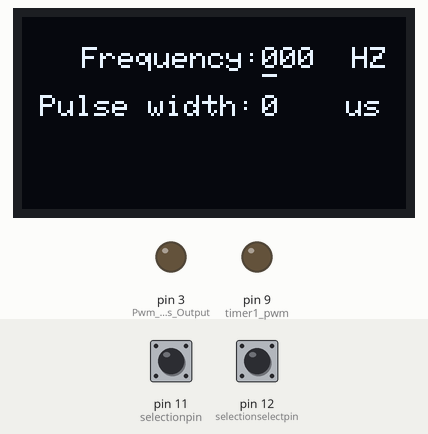
Recording of a sketch running on a simulated Arduino Uno, built with avr-gcc and run on an emulated ATmega328P. Parts: 128×64 one-colour display, output pins drawn as LEDs (lit = HIGH). Inputs (shaded band) come from the test bench; at power-on: pin 11 (selectionpin) LOW, pin 12 (selectionselectpin) LOW.

Above: at 1.4 s.
1.5 s: pin 11 (selectionpin) pulled HIGH for 0.15 s
At 2.8 s:
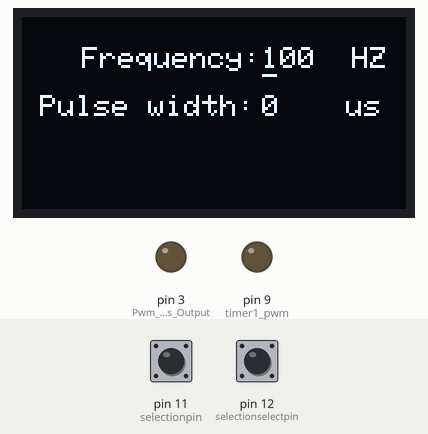
3.1 s: pin 12 (selectionselectpin) pulled HIGH for 0.15 s
4.7 s: pin 11 (selectionpin) pulled HIGH for 1 s
At 6.3 s:
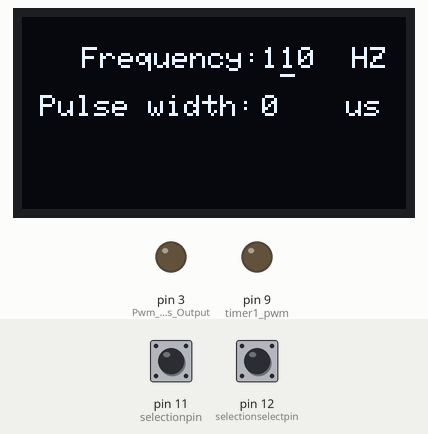
7.2 s: pin 12 (selectionselectpin) pulled HIGH for 1 s
9.7 s: pin 12 (selectionselectpin) pulsed HIGH 5 times (0.12 s each, 0.3 s apart)
At 11.8 s:
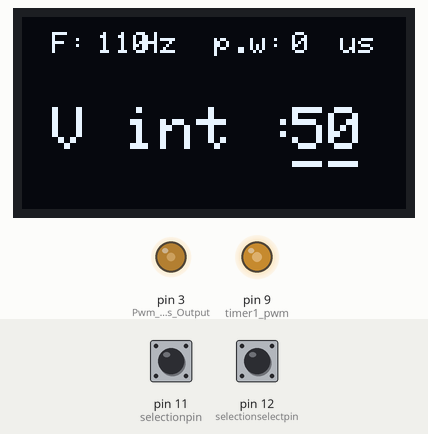
12.7 s: pin 11 (selectionpin) pulsed HIGH 2 times (0.12 s each, 0.3 s apart)
At 14.5 s:
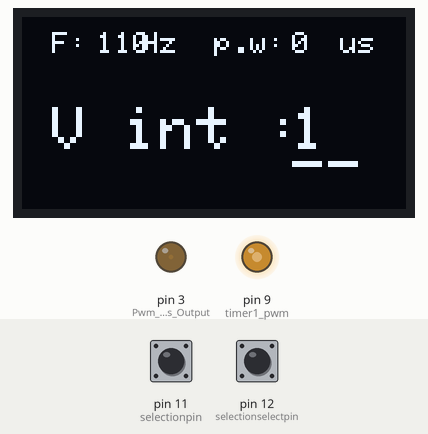
Timing chart, 0 to 15.8 s (numbered marks = the images above; inputs shaded):
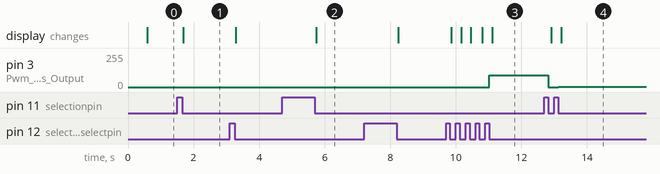

Measured:
- after the input at 1.5 s, the display: changes after 0.19 s (image 1)
- after the input at 4.7 s, the display: changes after 1.0 s (image 2)
- after the input at 9.7 s, pin 3 (Pwm_pin_as_Output): 0/255 → 90/255 after 1.3 s; pin 9 (timer1_pwm): 0/255 → 128/255 after 1.0 s; the display: first changes after 0.16 s (image 3 shows a later state)
- after the input at 12.7 s, pin 3 (Pwm_pin_as_Output): 90/255 → 0/255 after 0.13 s, → 2/255 0.30 s later; the display: first changes after 0.21 s (image 4 shows a later state)

The sketch:

parameter_setup_interface_code.ino
```cpp
#include <SPI.h>
#include <Wire.h>
#include <Adafruit_GFX.h>
#include <Adafruit_SSD1306.h>


#define OLED_RESET 4
Adafruit_SSD1306 display(OLED_RESET); /* Object of class Adafruit_SSD1306 */
#if (SSD1306_LCDHEIGHT != 64)
#error("Height incorrect, please fix Adafruit_SSD1306.h!");
#endif
#define SSD1306_LCDHEIGHT 64
unsigned int selectioncounter = 0;
const int selectionselectpin = 12;
const int selectionpin = 11;
const int voltagepin = A1;
unsigned int freq;
unsigned int freq1;
unsigned int freq2;
unsigned int freq3;
unsigned int pulsed;
unsigned int pulsed1;
unsigned int pulsed2;
unsigned int pulsed3;
unsigned int voltagecounter;
unsigned int voltageinput;
unsigned int voltage;
unsigned int Top;
unsigned int bdelay;
unsigned int bdelay1;
unsigned int hpw;
unsigned int oft;
float clktime;
unsigned int pw;
bool selectionselectcounter = false;
bool irindicator2 = false;
int Pwmpin = 9; //Pwm Output Pin  ;
//float EMA_a = 0.2;      //initialization of EMA alpha
  //  int EMA_S = 0;          //initialization of EMA S


//int Button=1;//Button to change the frequency
void setup()
{
  display.begin(SSD1306_SWITCHCAPVCC, 0x3C); /* Initialize display with address 0x3C */
  display.clearDisplay(); /* Clear display */
  display.setCursor(15,40); /* Set x,y coordinates */
  display.setTextSize(2); /* Select font size of text. Increases with size of argument. */
  display.setTextColor(WHITE); /* Color of text*/
  display.println("H.V.P.C."); /* Text to be displayed */
  display.display();
  delay(500);
  pinMode(3,OUTPUT);//Pwm pin as Output
  pinMode(selectionselectpin, INPUT);
  pinMode(selectionpin, INPUT);
  pinMode(voltagepin, INPUT);
  pinMode(9,OUTPUT);//timer1 pwm
  //pinMode(Button, INPUT);//Button as Input
  parametersetup1();


   TCCR2A = _BV(COM2B1) | _BV(WGM21) | _BV(WGM20);
  TCCR2B = _BV(WGM22) | _BV(CS21);
  OCR2A=142;

//for frequency  range 0 to 4 setting prescale of clock to 256(due to comparatively large delay)
 if (freq<=4)
 {
  Top = 16000000 / (256*freq);
  clktime= 1/freq;
  pw= (pulsed*Top)/(1000000*clktime);
  bdelay= (16*Top)/(1000000*clktime);
  bdelay1=bdelay*2;
  hpw=pw/2-bdelay;
  oft=Top-pw;

  TCNT1=0;
  OCR1A = hpw;
  TCCR1A = _BV(COM1A0); //Non-inverted Mode
  TCCR1B = _BV(WGM12) | _BV(CS12); //Prescalar 256
  TCCR1C=  _BV(FOC1A);
  TIMSK1=  _BV(OCIE1A);
  sei();
 }

//for frequency  range 4 to 33 setting prescale of clock to 64
   else if (freq>4 & freq<=33)
  {
  Top = 16000000 / (64 * freq);
  clktime= 1/freq;
  pw= (pulsed*Top)/(1000000*clktime);
  bdelay= (5*Top)/(1000000*clktime);
  bdelay1=bdelay*2;
  hpw=pw/2-bdelay;
  oft=Top-pw;

  TCNT1=0;
  OCR1A = hpw;
  TCCR1A = _BV(COM1A0); //Non-inverted Mode
  TCCR1B = _BV(WGM12) | _BV(CS11) | _BV(CS10); //Prescalar 64
  TCCR1C=  _BV(FOC1A);
  TIMSK1=  _BV(OCIE1A);
  sei();
 }

//for frequency  range 33 to 250 setting prescale of clock to 8
  else if(freq>33 & freq<=250)
  {
  Top = 16000000 / (8 * freq);
  clktime= 1/freq;
  pw= (pulsed*Top)/(1000000*clktime);
  bdelay= (3*Top)/(1000000*clktime);
  bdelay1=bdelay*2;
  hpw=pw/2-bdelay;
  oft=Top-pw;

  TCNT1=0;
  OCR1A = hpw;
  TCCR1A = _BV(COM1A0); //Non-inverted Mode
  TCCR1B = _BV(WGM12) | _BV(CS11); //Prescalar 8
  TCCR1C=  _BV(FOC1A);
  TIMSK1=  _BV(OCIE1A);
  sei();
 }
 else
 {
  Top = 16000000 /freq;
  clktime= 1/freq;
  pw= (pulsed*Top)/(1000000*clktime);
  bdelay= (3*Top)/(1000000*clktime);
  bdelay1=bdelay*2;
  hpw=pw/2-bdelay;
  oft=Top-pw;

  TCNT1=0;
  OCR1A = hpw;
  TCCR1A = _BV(COM1A0); //Non-inverted Mode
  TCCR1B = _BV(WGM12) | _BV(CS10); //Prescalar 1
  TCCR1C=  _BV(FOC1A);
  TIMSK1=  _BV(OCIE1A);
  sei();

  }
}

void loop() {

//voltageinput=analogRead(voltagepin);
//  voltagecounter = map(voltageinput,0,1024,0,65);
//  EMA_S = (EMA_a*voltagecounter) + ((1-EMA_a)*EMA_S);   //run the EMA
//   voltage=map(EMA_S,0,50,0,160);
//  voltage= int(voltagecounter/25);
 if (digitalRead(selectionpin) == HIGH)
    {
      delay(5);
      if (digitalRead(selectionpin) == HIGH)
      {
        while (digitalRead(selectionpin) == HIGH);
        delay(5);
        while (digitalRead(selectionpin) == HIGH);

        voltagecounter = voltagecounter+1;
        if (voltagecounter>=51)
        {
          voltagecounter=0;

          }
      }
    }
    if (digitalRead(selectionselectpin) == HIGH)
    {
      delay(5);
      if (digitalRead(selectionselectpin) == HIGH)
      {
        while (digitalRead(selectionselectpin) == HIGH);
        delay(5);
        while (digitalRead(selectionselectpin) == HIGH);

        voltagecounter = voltagecounter-1;
        if (voltagecounter>=51)
        {
          voltagecounter= 50;

          }
      }
    }
    voltage = map(voltagecounter,0,55,0,200);
    OCR2B = voltagecounter;
    display.clearDisplay();
   display.setTextSize(1);
    display.setTextColor(WHITE);
   display.setCursor(10, 5); // position to display
   display.println("F:   Hz  p.w:   us");
    display.setCursor(25, 5); // position to display
    display.println(freq); // text to display
    display.setCursor(90, 5); // position to display
    display.println(pulsed); // text to display
    display.setTextSize(2);
    display.setTextColor(WHITE);
   display.setCursor(10, 30); // position to display
   display.println("V int :   ");
   display.setCursor(90, 30); // position to display
   display.println(voltagecounter);
   display.setCursor(90, 36); // position to display
   display.println("__");
   display.display();

}


ISR(TIMER1_COMPA_vect)
  {
    const unsigned int wavetable[] = {hpw,bdelay1,hpw,oft};
    unsigned int index=0;

    OCR1A = wavetable[index];
    index++;
    TCNT1=0;
     if (index>=4)
     {
      index=0;
      }

  }

//implementing embedded interface code for setting frequency and pulseduration of device

void parametersetup1()
{

  selectionselectcounter = true;
  selectioncounter=0;
  while (selectionselectcounter == true)
  {
    if (digitalRead(selectionpin) == HIGH)
    {
      delay(10);
      if (digitalRead(selectionpin) == HIGH)
      {
        while (digitalRead(selectionpin) == HIGH);
        delay(10);
        while (digitalRead(selectionpin) == HIGH);
        selectioncounter = selectioncounter + 1;

        if (selectioncounter == 10)
        {
          selectioncounter = 0;
        }
        freq1 = selectioncounter;
      }
    }

   display.clearDisplay();
   display.setTextSize(1);
    display.setTextColor(WHITE);
   display.setCursor(20, 10); // position to display
   display.println("Frequency:     HZ                       Pulse width:     us");

    display.setCursor(80, 13); // position to display
    display.println("_"); // text to display

    display.setCursor(80, 10); // position to display
    display.println(freq1); // text to display

    display.setCursor(86, 10); // position to display
    display.println(freq2); // text to display

    display.setCursor(92, 10); // position to display
    display.println(freq3); // text to display

    display.setCursor(80, 26); // position to display
    display.println(pulsed); // text to display
    display.display(); // show on OLED


    if (digitalRead(selectionselectpin) == HIGH) //Detection button interface to=HIGH
    {
      delay(10); //Delay 10ms for the elimination of key leading-edge jitter
      if (digitalRead(selectionselectpin) == HIGH) //Confirm button is pressed
      {
        while (digitalRead(selectionselectpin) == HIGH); //Wait for key
        delay(10); //delay 10ms for the elimination of key trailing-edge jitter
        while (digitalRead(selectionselectpin) == HIGH); //Confirm button release
        selectionselectcounter = false;
      }
    }
  }
  selectionselectcounter = true;
  selectioncounter=0;
  while (selectionselectcounter == true)
  {
    if (digitalRead(selectionpin) == HIGH)
    {
      delay(5);
      if (digitalRead(selectionpin) == HIGH)
      {
        while (digitalRead(selectionpin) == HIGH);
        delay(5);
        while (digitalRead(selectionpin) == HIGH);
        selectioncounter = selectioncounter + 1;
        if (selectioncounter == 10)
        {
          selectioncounter = 0;
        }
        freq2 = selectioncounter;
      }
    }

   display.clearDisplay();
   display.setTextSize(1);
    display.setTextColor(WHITE);
   display.setCursor(20, 10); // position to display
  display.println("Frequency:     HZ                       Pulse width:     us");

    display.setCursor(80, 10); // position to display
    display.println(freq1); // text to display

    display.setCursor(86, 10); // position to display
    display.println(freq2); // text to display

    display.setCursor(86, 13); // position to display
    display.println("_"); // text to display

    display.setCursor(92, 10); // position to display
    display.println(freq3); // text to display

    display.setCursor(80, 26); // position to display
    display.println(pulsed); // text to display
    display.display(); // show on OLED


    if (digitalRead(selectionselectpin) == HIGH) //Detection button interface to=HIGH
    {
      delay(5); //Delay 10ms for the elimination of key leading-edge jitter
      if (digitalRead(selectionselectpin) == HIGH) //Confirm button is pressed
      {
        while (digitalRead(selectionselectpin) == HIGH); //Wait for key
        delay(5); //delay 10ms for the elimination of key trailing-edge jitter
        while (digitalRead(selectionselectpin) == HIGH); //Confirm button release
        selectionselectcounter = false;
      }
    }
  }
  selectionselectcounter = true;
  selectioncounter=0;
  while (selectionselectcounter == true)
  {
    if (digitalRead(selectionpin) == HIGH)
    {
      delay(5);
      if (digitalRead(selectionpin) == HIGH)
      {
        while (digitalRead(selectionpin) == HIGH);
        delay(5);
        while (digitalRead(selectionpin) == HIGH);

        selectioncounter = selectioncounter + 1;
        if (selectioncounter == 10)
        {
          selectioncounter = 0;
        }
        freq3 = selectioncounter;
      }
    }
    display.clearDisplay();
   display.setTextSize(1);
    display.setTextColor(WHITE);
   display.setCursor(20,10); // position to display
   display.println("Frequency:     HZ                       Pulse width:     us");

    display.setCursor(80, 10); // position to display
    display.println(freq1); // text to display

    display.setCursor(86, 10); // position to display
    display.println(freq2); // text to display

    display.setCursor(92, 10); // position to display
    display.println(freq3); // text to display

    display.setCursor(92, 13); // position to display
    display.println("_"); // text to display

    display.setCursor(80, 26); // position to display
    display.println(pulsed); // text to display
    display.display(); // show on OLED


    if (digitalRead(selectionselectpin) == HIGH) //Detection button interface to=HIGH
    {
      delay(5); //Delay 10ms for the elimination of key leading-edge jitter
      if (digitalRead(selectionselectpin) == HIGH) //Confirm button is pressed
      {
        while (digitalRead(selectionselectpin) == HIGH); //Wait for key
        delay(5); //delay 10ms for the elimination of key trailing-edge jitter
        while (digitalRead(selectionselectpin) == HIGH); //Confirm button release
        selectionselectcounter = false;
      }
    }
  }
  selectionselectcounter = true;
  selectioncounter=0;
  while (selectionselectcounter == true)
  {
    if (digitalRead(selectionpin) == HIGH)
    {
      delay(5);
      if (digitalRead(selectionpin) == HIGH)
      {
        while (digitalRead(selectionpin) == HIGH);
        delay(5);
        while (digitalRead(selectionpin) == HIGH);
        selectioncounter = selectioncounter + 1;
        if (selectioncounter == 10)
        {
          selectioncounter = 0;
        }
        pulsed3 = selectioncounter;
      }
    }
    freq = (100 * freq1) + (10 * freq2) + freq3;
    display.clearDisplay();
    display.setTextSize(1);
    display.setTextColor(WHITE);
    display.setCursor(20, 10); // position to display
    display.println("Frequency:     HZ                       Pulse width:     us");

    display.setCursor(80, 10); // position to display
    display.println(freq); // text to display

    display.setCursor(82, 26); // position to display
    display.println(pulsed3); // text to display

    display.setCursor(88, 26); // position to display
    display.println(pulsed2); // text to display

    display.setCursor(94, 26); // position to display
    display.println(pulsed1); // text to display

    display.setCursor(82, 29); // position to display
    display.println("_"); // text to display
    display.display(); // show on OLED


    if (digitalRead(selectionselectpin) == HIGH) //Detection button interface to=HIGH
    {
      delay(5); //Delay 10ms for the elimination of key leading-edge jitter
      if (digitalRead(selectionselectpin) == HIGH) //Confirm button is pressed
      {
        while (digitalRead(selectionselectpin) == HIGH); //Wait for key
        delay(5); //delay 10ms for the elimination of key trailing-edge jitter
        while (digitalRead(selectionselectpin) == HIGH); //Confirm button release
        selectionselectcounter = false;
      }
    }
  }
  selectionselectcounter = true;
  selectioncounter=0;
  while (selectionselectcounter == true)
  {
    if (digitalRead(selectionpin) == HIGH)
    {
      delay(5);
      if (digitalRead(selectionpin) == HIGH)
      {
        while (digitalRead(selectionpin) == HIGH);
        delay(5);
        while (digitalRead(selectionpin) == HIGH);
        selectioncounter = selectioncounter + 1;
        if (selectioncounter == 10)
        {
          selectioncounter = 0;
        }
        pulsed2 = selectioncounter;
      }
    }

    display.clearDisplay();
    display.setTextSize(1);
    display.setTextColor(WHITE);
    display.setCursor(20, 10); // position to display
   display.println("Frequency:     HZ                       Pulse width:     us");

    display.setCursor(80, 10); // position to display
    display.println(freq); // text to display

    display.setCursor(82, 26); // position to display
    display.println(pulsed3); // text to display

    display.setCursor(88, 26); // position to display
    display.println(pulsed2); // text to display

    display.setCursor(88, 29); // position to display
    display.println("_"); // text to display

    display.setCursor(94, 26); // position to display
    display.println(pulsed1); // text to display
    display.display(); // show on OLED


    if (digitalRead(selectionselectpin) == HIGH) //Detection button interface to=HIGH
    {
      delay(5); //Delay 10ms for the elimination of key leading-edge jitter
      if (digitalRead(selectionselectpin) == HIGH) //Confirm button is pressed
      {
        while (digitalRead(selectionselectpin) == HIGH); //Wait for key
        delay(5); //delay 10ms for the elimination of key trailing-edge jitter
        while (digitalRead(selectionselectpin) == HIGH); //Confirm button release
        selectionselectcounter = false;
      }
    }
  }

  selectionselectcounter = true;
  selectioncounter=0;
  while (selectionselectcounter == true)
  {
    if (digitalRead(selectionpin) == HIGH)
    {
      delay(5);
      if (digitalRead(selectionpin) == HIGH)
      {
        while (digitalRead(selectionpin) == HIGH);
        delay(5);
        while (digitalRead(selectionpin) == HIGH);
        selectioncounter = selectioncounter + 1;
        if (selectioncounter == 10)
        {
          selectioncounter = 0;
        }
        pulsed1 = selectioncounter;
      }
    }
    pulsed = (100 * pulsed3) + (10 * pulsed2) + pulsed1;
   display.clearDisplay();
    display.setTextSize(1);
    display.setTextColor(WHITE);
    display.setCursor(20, 10); // position to display
    display.println("Frequency:     HZ                       Pulse width:     us");

    display.setCursor(80, 10); // position to display
    display.println(freq); // text to display

    display.setCursor(82, 26); // position to display
    display.println(pulsed3); // text to display

    display.setCursor(88, 26); // position to display
    display.println(pulsed2); // text to display

    display.setCursor(94, 26); // position to display
    display.println(pulsed1); // text to display

    display.setCursor(94, 29); // position to display
    display.println("_"); // text to display
    display.display(); // show on OLED


    if (digitalRead(selectionselectpin) == HIGH) //Detection button interface to=HIGH
    {
      delay(5); //Delay 10ms for the elimination of key leading-edge jitter
      if (digitalRead(selectionselectpin) == HIGH) //Confirm button is pressed
      {
        while (digitalRead(selectionselectpin) == HIGH); //Wait for key
        delay(5); //delay 10ms for the elimination of key trailing-edge jitter
        while (digitalRead(selectionselectpin) == HIGH); //Confirm button release
        selectionselectcounter = false;
      }
    }
  }
  freq = (100 * freq1) + (10 * freq2) + freq3;
  pulsed = (100 * pulsed3) + (10 * pulsed2) + pulsed1;
}
```
